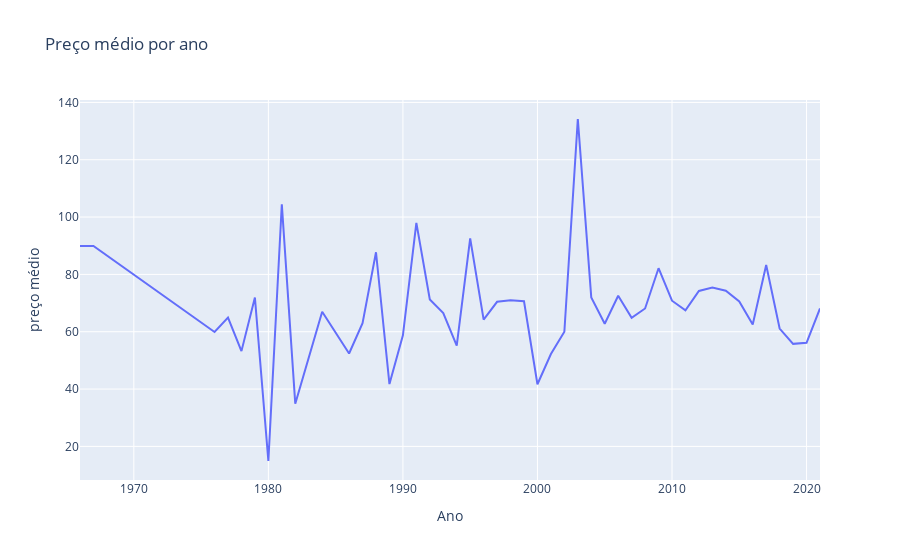

Notebook source saved alongside this figure:
### Markdown cell above
## Qual o preço médio dos livros pelo anos?

### Code cell
preco_medio_ano = df.groupby(by='Ano')['preço'].mean().reset_index(name='preço médio').rename(columns={'index':'Ano'})
fig = px.line(preco_medio_ano, x="Ano", y="preço médio", title='Preço médio por ano')
fig.show()

### Figure 1 — Plotly figure (JSON) as saved in the notebook; plotly's stock layout.template omitted (floating-point values rounded to 4 significant figures)
{"data": [{"hovertemplate": "Ano=%{x}<br>preço médio=%{y}<extra></extra>", "legendgroup": "", "line": {"color": "#636efa", "dash": "solid"}, "mode": "lines", "name": "", "orientation": "v", "showlegend": false, "type": "scatter", "x": [1966, 1967, 1976, 1977, 1978, 1979, 1980, 1981, 1982, 1984, 1986, 1987, 1988, 1989, 1990, 1991, 1992, 1993, 1994, 1995, 1996, 1997, 1998, 1999, 2000, 2001, 2002, 2003, 2004, 2005, 2006, 2007, 2008, 2009, 2010, 2011, 2012, 2013, 2014, 2015, 2016, 2017, 2018, 2019, 2020, 2021], "xaxis": "x", "y": [89.9, 89.9, 59.9, 64.9, 53.23, 71.92, 14.9, 104.5, 34.9, 66.95, 52.4, 62.95, 87.73, 41.75, 58.74, 98, 71.23, 66.5, 55.12, 92.58, 64.2, 70.44, 70.95, 70.64, 41.69, 52.22, 59.97, 134.2, 71.99, 62.77, 72.53, 64.86, 68.11, 82.16, 70.82, 67.5, 74.22, 75.4, 74.29, 70.58, 62.51, 83.28, 61.1, 55.76, 56.12, 68.13], "yaxis": "y"}], "layout": {"legend": {"tracegroupgap": 0}, "title": {"text": "Preço médio por ano"}, "xaxis": {"anchor": "y", "domain": [0, 1], "title": {"text": "Ano"}}, "yaxis": {"anchor": "x", "domain": [0, 1], "title": {"text": "preço médio"}}}}
